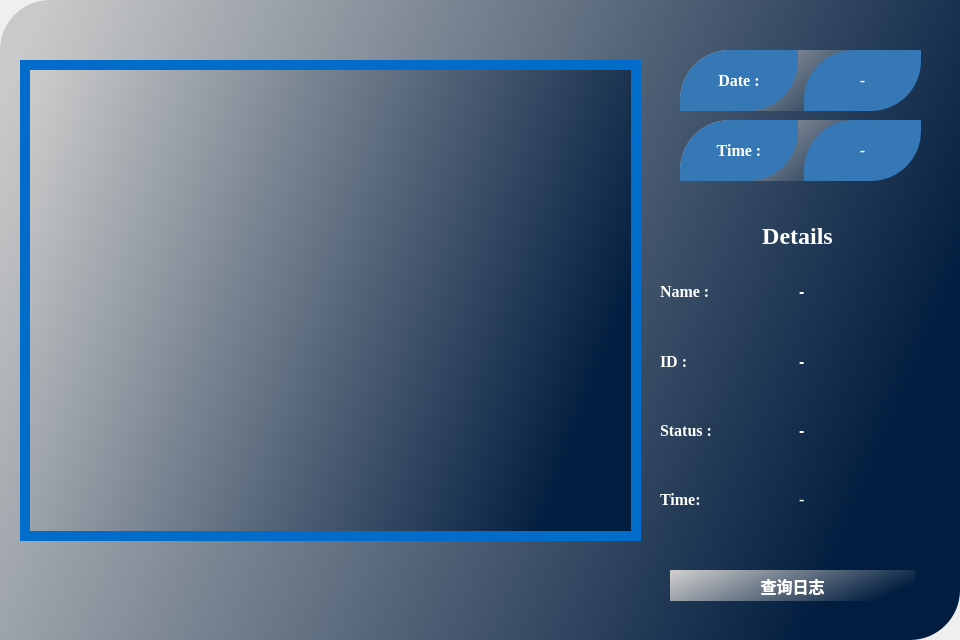
<?xml version="1.0" encoding="UTF-8"?>
<ui version="4.0">
 <class>MainWindow</class>
 <widget class="QMainWindow" name="MainWindow">
  <property name="geometry">
   <rect>
    <x>0</x>
    <y>0</y>
    <width>960</width>
    <height>640</height>
   </rect>
  </property>
  <property name="windowTitle">
   <string>MainWindow</string>
  </property>
  <widget class="QWidget" name="centralwidget">
   <widget class="QFrame" name="mainbgftame">
    <property name="geometry">
     <rect>
      <x>0</x>
      <y>0</y>
      <width>960</width>
      <height>640</height>
     </rect>
    </property>
    <property name="styleSheet">
     <string notr="true">background-color: qlineargradient(spread:pad, x1:0, y1:0.165, x2:1, y2:0.449, stop:0 rgba(201, 201, 201, 255), stop:1 rgba(1, 29, 63, 255));
border-top-left-radius:50px;
border-bottom-right-radius:50px;</string>
    </property>
    <property name="frameShape">
     <enum>QFrame::StyledPanel</enum>
    </property>
    <property name="frameShadow">
     <enum>QFrame::Raised</enum>
    </property>
    <widget class="QLabel" name="imgLabel">
     <property name="geometry">
      <rect>
       <x>20</x>
       <y>60</y>
       <width>621</width>
       <height>481</height>
      </rect>
     </property>
     <property name="styleSheet">
      <string notr="true">border:10px solid  rgb(2, 108, 203);
border-top-left-radius:0px;
border-bottom-right-radius:0px;
</string>
     </property>
     <property name="text">
      <string/>
     </property>
    </widget>
    <widget class="QGroupBox" name="groupBox_2">
     <property name="geometry">
      <rect>
       <x>650</x>
       <y>220</y>
       <width>291</width>
       <height>361</height>
      </rect>
     </property>
     <property name="font">
      <font>
       <family>Times New Roman</family>
       <pointsize>18</pointsize>
       <bold>true</bold>
      </font>
     </property>
     <property name="styleSheet">
      <string notr="true">background-color:none;
color: rgb(255, 255, 255);</string>
     </property>
     <property name="title">
      <string>Details</string>
     </property>
     <property name="alignment">
      <set>Qt::AlignCenter</set>
     </property>
     <widget class="QWidget" name="gridLayoutWidget_4">
      <property name="geometry">
       <rect>
        <x>10</x>
        <y>40</y>
        <width>271</width>
        <height>271</height>
       </rect>
      </property>
      <layout class="QGridLayout" name="gridLayout_5">
       <item row="2" column="0">
        <layout class="QHBoxLayout" name="horizontalLayout_11">
         <item>
          <widget class="QLabel" name="label_10">
           <property name="font">
            <font>
             <family>Times New Roman</family>
             <pointsize>12</pointsize>
             <bold>true</bold>
            </font>
           </property>
           <property name="styleSheet">
            <string notr="true">color: rgb(255, 255, 255);</string>
           </property>
           <property name="text">
            <string>Status :</string>
           </property>
          </widget>
         </item>
         <item>
          <widget class="QLabel" name="statuslabel_2">
           <property name="font">
            <font>
             <pointsize>12</pointsize>
             <bold>true</bold>
            </font>
           </property>
           <property name="styleSheet">
            <string notr="true">color: rgb(255, 255, 255);</string>
           </property>
           <property name="text">
            <string>-</string>
           </property>
          </widget>
         </item>
        </layout>
       </item>
       <item row="0" column="0">
        <layout class="QHBoxLayout" name="horizontalLayout_10">
         <item>
          <widget class="QLabel" name="label_7">
           <property name="enabled">
            <bool>true</bool>
           </property>
           <property name="sizePolicy">
            <sizepolicy hsizetype="Preferred" vsizetype="Minimum">
             <horstretch>0</horstretch>
             <verstretch>0</verstretch>
            </sizepolicy>
           </property>
           <property name="font">
            <font>
             <family>Times New Roman</family>
             <pointsize>12</pointsize>
             <bold>true</bold>
            </font>
           </property>
           <property name="styleSheet">
            <string notr="true">color: rgb(255, 255, 255);</string>
           </property>
           <property name="text">
            <string>Name :</string>
           </property>
          </widget>
         </item>
         <item>
          <widget class="QLabel" name="namelabel_2">
           <property name="font">
            <font>
             <pointsize>12</pointsize>
             <bold>true</bold>
            </font>
           </property>
           <property name="styleSheet">
            <string notr="true">color: rgb(255, 255, 255);</string>
           </property>
           <property name="text">
            <string>-</string>
           </property>
          </widget>
         </item>
        </layout>
       </item>
       <item row="3" column="0">
        <layout class="QHBoxLayout" name="horizontalLayout_12">
         <item>
          <widget class="QLabel" name="label_11">
           <property name="font">
            <font>
             <family>Times New Roman</family>
             <pointsize>12</pointsize>
             <bold>true</bold>
            </font>
           </property>
           <property name="styleSheet">
            <string notr="true">color: rgb(255, 255, 255);</string>
           </property>
           <property name="text">
            <string>Time:</string>
           </property>
          </widget>
         </item>
         <item>
          <widget class="QLabel" name="timelabel_3">
           <property name="font">
            <font>
             <family>Times New Roman</family>
             <pointsize>12</pointsize>
             <bold>true</bold>
            </font>
           </property>
           <property name="styleSheet">
            <string notr="true">color: rgb(255, 255, 255);</string>
           </property>
           <property name="text">
            <string>-</string>
           </property>
           <property name="alignment">
            <set>Qt::AlignLeading|Qt::AlignLeft|Qt::AlignVCenter</set>
           </property>
          </widget>
         </item>
        </layout>
       </item>
       <item row="1" column="0">
        <layout class="QHBoxLayout" name="horizontalLayout_9">
         <item>
          <widget class="QLabel" name="label_5">
           <property name="font">
            <font>
             <family>Times New Roman</family>
             <pointsize>12</pointsize>
             <bold>true</bold>
            </font>
           </property>
           <property name="styleSheet">
            <string notr="true">color: rgb(255, 255, 255);</string>
           </property>
           <property name="text">
            <string>ID :</string>
           </property>
          </widget>
         </item>
         <item>
          <widget class="QLabel" name="idlabel">
           <property name="font">
            <font>
             <pointsize>12</pointsize>
             <bold>true</bold>
            </font>
           </property>
           <property name="styleSheet">
            <string notr="true">color: rgb(255, 255, 255);</string>
           </property>
           <property name="text">
            <string>-</string>
           </property>
          </widget>
         </item>
        </layout>
       </item>
      </layout>
     </widget>
    </widget>
    <widget class="QWidget" name="horizontalLayoutWidget_4">
     <property name="geometry">
      <rect>
       <x>680</x>
       <y>120</y>
       <width>241</width>
       <height>61</height>
      </rect>
     </property>
     <layout class="QHBoxLayout" name="horizontalLayout_13">
      <item>
       <widget class="QLabel" name="label_12">
        <property name="font">
         <font>
          <family>Times New Roman</family>
          <pointsize>12</pointsize>
          <bold>true</bold>
         </font>
        </property>
        <property name="styleSheet">
         <string notr="true">background-color: rgb(54, 120, 182);
color: rgb(255, 255, 255);
</string>
        </property>
        <property name="text">
         <string>Time :</string>
        </property>
        <property name="alignment">
         <set>Qt::AlignCenter</set>
        </property>
       </widget>
      </item>
      <item>
       <widget class="QLabel" name="timelabel_2">
        <property name="font">
         <font>
          <family>Times New Roman</family>
          <pointsize>12</pointsize>
          <bold>true</bold>
         </font>
        </property>
        <property name="styleSheet">
         <string notr="true">background-color: rgb(54, 120, 182);
color: rgb(255, 255, 255);
</string>
        </property>
        <property name="text">
         <string>-</string>
        </property>
        <property name="alignment">
         <set>Qt::AlignCenter</set>
        </property>
       </widget>
      </item>
     </layout>
    </widget>
    <widget class="QWidget" name="horizontalLayoutWidget_7">
     <property name="geometry">
      <rect>
       <x>680</x>
       <y>50</y>
       <width>241</width>
       <height>61</height>
      </rect>
     </property>
     <layout class="QHBoxLayout" name="horizontalLayout_14">
      <item>
       <widget class="QLabel" name="label_13">
        <property name="font">
         <font>
          <family>Times New Roman</family>
          <pointsize>12</pointsize>
          <bold>true</bold>
         </font>
        </property>
        <property name="styleSheet">
         <string notr="true">background-color: rgb(54, 120, 182);
color: rgb(255, 255, 255);
</string>
        </property>
        <property name="text">
         <string>Date :</string>
        </property>
        <property name="alignment">
         <set>Qt::AlignCenter</set>
        </property>
       </widget>
      </item>
      <item>
       <widget class="QLabel" name="datelabel_2">
        <property name="font">
         <font>
          <family>Times New Roman</family>
          <pointsize>12</pointsize>
          <bold>true</bold>
         </font>
        </property>
        <property name="styleSheet">
         <string notr="true">background-color: rgb(54, 120, 182);
color: rgb(255, 255, 255);
</string>
        </property>
        <property name="text">
         <string>-</string>
        </property>
        <property name="alignment">
         <set>Qt::AlignCenter</set>
        </property>
       </widget>
      </item>
     </layout>
    </widget>
    <widget class="QPushButton" name="recordbutton">
     <property name="enabled">
      <bool>true</bool>
     </property>
     <property name="geometry">
      <rect>
       <x>670</x>
       <y>570</y>
       <width>245</width>
       <height>31</height>
      </rect>
     </property>
     <property name="font">
      <font>
       <family>Times New Roman</family>
       <pointsize>12</pointsize>
       <bold>true</bold>
      </font>
     </property>
     <property name="styleSheet">
      <string notr="true">color: rgb(255, 255, 255);</string>
     </property>
     <property name="text">
      <string>查询日志</string>
     </property>
     <property name="checkable">
      <bool>true</bool>
     </property>
     <property name="autoRepeat">
      <bool>true</bool>
     </property>
     <property name="autoDefault">
      <bool>false</bool>
     </property>
     <property name="default">
      <bool>false</bool>
     </property>
     <property name="flat">
      <bool>false</bool>
     </property>
    </widget>
   </widget>
  </widget>
 </widget>
 <resources/>
 <connections/>
</ui>
